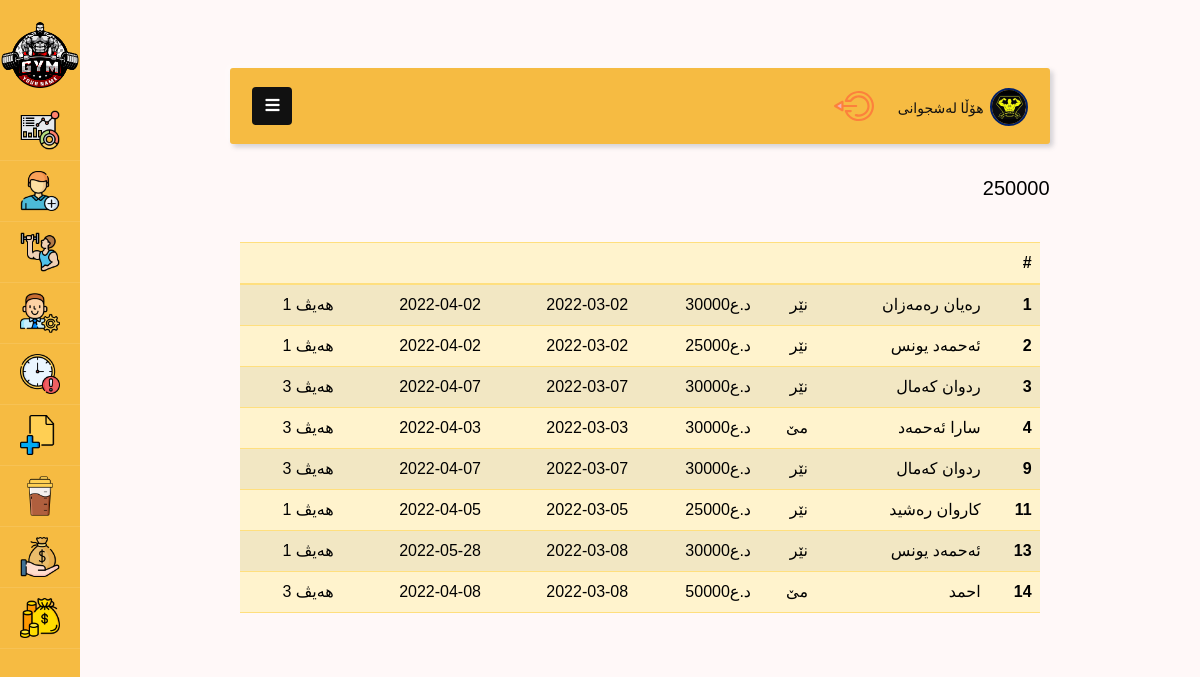
The page /money.php on the database its author committed.
### tables this page shows
CREATE TABLE `user` (
  `id` int(11) NOT NULL,
  `name` varchar(200) NOT NULL,
  `admin_id` varchar(255) NOT NULL,
  `categories_gym` varchar(200) NOT NULL,
  `address` varchar(255) NOT NULL,
  `gender` varchar(30) NOT NULL,
  `price` int(11) NOT NULL,
  `date_start` date NOT NULL,
  `date_end` date NOT NULL,
  `month` int(11) NOT NULL,
  `qarz` tinyint(1) NOT NULL,
  `price_qarz` int(11) NOT NULL,
  `month_qarz` int(11) NOT NULL
);

### include/config.php (called while the page is built, shortened)
<?php
$db = mysqli_connect("localhost","root","","gym");
function sec($data) {
	global $db;
	$data = mysqli_real_escape_string($db, htmlspecialchars($data));
	return $data;
}
?>

### money.php (the view, shortened to what this page needs)
<?php include'include/nav.php'; ?>
<div class="wrapper d-flex align-items-stretch">
	<?php include 'include/sidebar.php'; ?>
	<div id="content" class="p-4 p-md-5">
		<?php include 'include/navbar.php'; ?>
		<div class="header-of-page">
<div class="koiGshtiQarz">
  <?php
    $query = mysqli_query($db, "SELECT * FROM `user`");
    $totalPrice = 0;
    while($row = mysqli_fetch_assoc($query)){
      if(sec($row['qarz']) == 0)
      $totalPrice += sec($row['price']); }?>
        <h5 style="font-family: 'Droid Arabic Kufi',sans-serif;"><?php echo sec($lang['dahat']); ?> <?php echo $totalPrice; ?></h5>
    </div>
    <div class="formAddUser" style="background: none;">
        <table class="table table-warning table-striped">
                <thead>
                  <tr class="text-end">
                    <th scope="col"><?php echo sec($lang['AllMonth']); ?></th>
                    <th scope="col"><?php echo sec($lang['EndDate']); ?></th>
                    <th scope="col"><?php echo sec($lang['startDate']); ?></th>
                    <th scope="col"><?php echo sec($lang['price']); ?></th>
                    <th scope="col"><?php echo sec($lang['gender']); ?></th>
                    <th scope="col"><?php echo sec($lang['name']); ?></th>
                    <th scope="col">#</th>
                  </tr>
                </thead>
                <tbody class="text-end">
                <?php
                    $query = mysqli_query($db, "SELECT * FROM `user`");
                    while($row = mysqli_fetch_assoc($query)){
                      if(sec($row['qarz']) == 0){?>
                <tr>
                    <td>هەیڤ  <?php echo sec($row['month']); ?></td>
                    <td><?php echo sec($row['date_end']); ?></td>
                    <td><?php echo sec($row['date_start']); ?></td>
                    <td>د.ع<?php echo sec($row['price']); ?></td>
                    <td><?php echo sec($row['gender']); ?></td>
                    <td><?php echo sec($row['name']); ?></td>
                    <th scope="row"><?php echo sec($row['id']); ?></th>
                </tr>
                <?php } } ?>
                </tbody>
          </table>
    </div>
        </div>
    </div>
    </div>

### include/nav.php (shortened to what this page needs)
<?php include'config.php'; ?>
<!DOCTYPE html>
<html lang="en">
<head>
    <link href="https://cdn.jsdelivr.net/npm/bootstrap@5.1.3/dist/css/bootstrap.min.css" rel="stylesheet">
    <link href="assets/css/bootstrap.min.css" rel="stylesheet">
    <link href="https://cdn.jsdelivr.net/npm/bootstrap@5.1.3/dist/css/bootstrap.min.css" rel="stylesheet">
    <link rel="stylesheet" href="https://pro.fontawesome.com/releases/v5.10.0/css/all.css"
 />
        <link href="https://cdn.jsdelivr.net/npm/bootstrap@5.1.3/dist/css/bootstrap.min.css" rel="stylesheet">
    <link rel="stylesheet" href="assets/css/style.css">
</head>
<body>

### include/sidebar.php (shortened to what this page needs)
<nav id="sidebar" class="active" style="background-color: #F6BB42;">
    <center><a href="home.php" class="logo"><img src="assets/img/ourlogo.png" alt=""></a>
    </center>
  <ul class="list-unstyled components mb-5">
    <li class="active">
      <a href="home.php"><img src="assets/img/icon/dashboard.png" width="40" alt="" srcset=""><span class="linkPages d-none"> داشبورد </span></a>
    </li>
    <li>
      <a href="addUser.php"><img src="assets/img/icon/add-user.png" width="40" alt="" srcset=""><span class="linkPages d-none"> <?php echo sec($lang['addGamer']); ?></span></a>
    </li>
    <li>
      <a href="gamer.php"><img src="assets/img/icon/strongman.png" width="40" alt="" srcset=""><span class="linkPages d-none"> <?php echo sec($lang['gamer']); ?> </span></a>
    </li>
    <li>
      <a href="register.php"><img src="assets/img/icon/admin.png" width="40" alt="" srcset=""><span class="linkPages d-none"> <?php echo sec($lang['admin']); ?> </span></a>
    </li>
    <li>
      <a href="wrongDate.php"><img src="assets/img/icon/expired.png" width="40" alt="" srcset=""><span class="linkPages d-none"> <?php echo sec($lang['wrongDate']); ?> </span></a>
    </li>
    <li>
      <a href="updateUser.php"><img src="assets/img/icon/add-file.png" width="40" alt="" srcset=""><span class="linkPages d-none"> <?php echo sec($lang['newSubscribe']); ?> </span></a>
    </li>
    <li>
      <a href="protin.php"><img src="assets/img/icon/protein.png" width="40" alt="" srcset=""><span class="linkPages d-none">  <?php echo sec($lang['protin']); ?> </span></a>
    </li>
    <li>
      <a href="qarz.php"><img src="assets/img/icon/salary.png" width="40" alt="" srcset=""><span class="linkPages d-none"> <?php echo sec($lang['noMoney']); ?></span></a>
    </li>
    <li>
      <a href="money.php"><img src="assets/img/icon/money-bag.png" width="40" alt="" srcset=""><span class="linkPages d-none"> <?php echo sec($lang['haveMoney']); ?></span></a>
    </li>
  </ul>
</nav>

### include/navbar.php (shortened to what this page needs)
<div class="nn">
<nav class="navbar dd navbar-expand-lg" style="background: #F6BB42; border-radius: 3px;
  box-shadow: -3px -3px 7px #ffffff73, 3px 3px 5px rgba(94, 104, 121, 0.288); ">
  <div class="container-fluid">
    <button type="button" id="sidebarCollapse" class="btn" style="background-color: #111;">
      <i class="fas fa-bars" style="color: white;"></i>
    </button>
    <div class="collapse navbar-collapse" id="navbarSupportedContent">
      <ul class="nav navbar-nav ml-auto">
        <li class="nav-item active">
          <div class="nav-item-admin">
            <img src="assets/images/RastiLogo.jpg" alt="">
            <h4 style="font-family: Droid Arabic Kufi,'sans-serif'; color: #111;">هۆڵا لەشجوانى</h4>
          </div>
        </li>
        <li class="nav-item">
          <a class="nav-link" href="?logout"><img src="assets/images/logout.svg" alt=""></a>
        </li>
      </ul>
    </div>
  </div>
</nav>
</div>

### assets/css/style.css (style rules this page uses)
* { padding: 0; margin: 0; box-sizing: border-box; font-family: "Droid Arabic Kufi",sans-serif; }
body { background: rgb(255, 248, 248); color: #fff; }
.navbar { width: 80%; padding: 10px; margin: auto; margin-top: 20px; border-radius: 10px; }
.formAddUser { width: 80%; background: #fff; margin: auto; margin-top: 2rem; padding: 10px; border-radius: 10px; }
.koiGshtiQarz { width: 80%; text-align: right; color: #111; margin: auto; margin-top: 2rem; }
.logo img { width: 100%; margin-top: 10px; object-fit: cover; }
.navbar-nav { direction: rtl; }
.nav-item-admin { display: flex; flex-wrap: wrap; justify-content: center; align-items: center; direction: rtl; margin: 10px 0 0 10px; }
.nav-item-admin img { width: 38px; height: 38px; border: 2px solid #022069; border-radius: 50%; object-fit: cover; }
.nav-item-admin h4 { font-size: 14px; color: gray; padding: 0 6px; align-self: flex-end; }
.nav-item a img { width: 40px; }
.header-of-page { width: 100%; text-align: right; }
.list-unstyled a { text-decoration: none; }

### rows shown on the page
user: month "1", date_end "2022-04-02", date_start "2022-03-02", price "30000", gender "نێر", name "رەیان رەمەزان", id "1"
user: month "1", date_end "2022-04-02", date_start "2022-03-02", price "25000", gender "نێر", name "ئەحمەد یونس", id "2"
user: month "3", date_end "2022-04-07", date_start "2022-03-07", price "30000", gender "نێر", name "ردوان کەمال", id "3"
user: month "3", date_end "2022-04-03", date_start "2022-03-03", price "30000", gender "مێ", name "سارا ئەحمەد", id "4"
user: month "3", date_end "2022-04-07", date_start "2022-03-07", price "30000", gender "نێر", name "ردوان کەمال", id "9"
user: month "1", date_end "2022-04-05", date_start "2022-03-05", price "25000", gender "نێر", name "کاروان رەشید", id "11"
user: month "1", date_end "2022-05-28", date_start "2022-03-08", price "30000", gender "نێر", name "ئەحمەد یونس", id "13"
user: month "3", date_end "2022-04-08", date_start "2022-03-08", price "50000", gender "مێ", name "احمد", id "14"

### other values the page prints
$totalPrice "250000"
